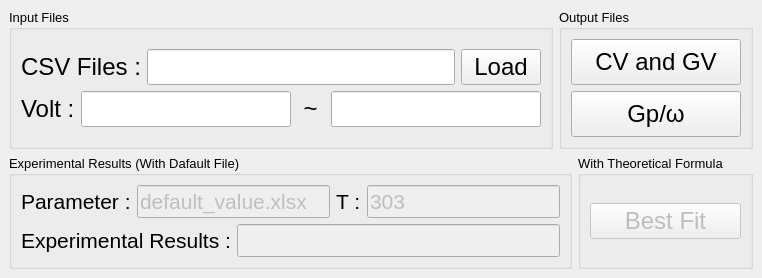
<?xml version="1.0" encoding="UTF-8"?>
<ui version="4.0">
 <class>MainWindow</class>
 <widget class="QMainWindow" name="MainWindow">
  <property name="geometry">
   <rect>
    <x>0</x>
    <y>0</y>
    <width>762</width>
    <height>278</height>
   </rect>
  </property>
  <property name="font">
   <font>
    <pointsize>18</pointsize>
   </font>
  </property>
  <property name="windowTitle">
   <string>BestFit_App</string>
  </property>
  <widget class="QWidget" name="centralwidget">
   <layout class="QGridLayout" name="gridLayout">
    <item row="1" column="0">
     <layout class="QVBoxLayout" name="verticalLayout_2">
      <item>
       <layout class="QHBoxLayout" name="horizontalLayout_7">
        <item>
         <layout class="QHBoxLayout" name="horizontalLayout_3">
          <item>
           <widget class="QGroupBox" name="groupBox_2">
            <property name="sizePolicy">
             <sizepolicy hsizetype="Expanding" vsizetype="Expanding">
              <horstretch>0</horstretch>
              <verstretch>0</verstretch>
             </sizepolicy>
            </property>
            <property name="font">
             <font>
              <pointsize>10</pointsize>
              <weight>50</weight>
              <bold>false</bold>
             </font>
            </property>
            <property name="title">
             <string>Input Files</string>
            </property>
            <layout class="QGridLayout" name="gridLayout_4">
             <item row="0" column="0">
              <layout class="QVBoxLayout" name="verticalLayout">
               <item>
                <layout class="QHBoxLayout" name="horizontalLayout">
                 <item>
                  <widget class="QLabel" name="label">
                   <property name="font">
                    <font>
                     <pointsize>18</pointsize>
                     <weight>50</weight>
                     <bold>false</bold>
                    </font>
                   </property>
                   <property name="text">
                    <string>CSV Files :</string>
                   </property>
                  </widget>
                 </item>
                 <item>
                  <widget class="QLineEdit" name="txt_file">
                   <property name="font">
                    <font>
                     <pointsize>18</pointsize>
                    </font>
                   </property>
                  </widget>
                 </item>
                 <item>
                  <widget class="QPushButton" name="btn_load">
                   <property name="font">
                    <font>
                     <pointsize>18</pointsize>
                    </font>
                   </property>
                   <property name="text">
                    <string>Load</string>
                   </property>
                  </widget>
                 </item>
                </layout>
               </item>
               <item>
                <layout class="QHBoxLayout" name="horizontalLayout_2">
                 <item>
                  <widget class="QLabel" name="label_2">
                   <property name="font">
                    <font>
                     <pointsize>18</pointsize>
                     <weight>50</weight>
                     <bold>false</bold>
                    </font>
                   </property>
                   <property name="text">
                    <string>Volt :</string>
                   </property>
                  </widget>
                 </item>
                 <item>
                  <widget class="QLineEdit" name="txt_v1">
                   <property name="font">
                    <font>
                     <pointsize>18</pointsize>
                    </font>
                   </property>
                  </widget>
                 </item>
                 <item>
                  <widget class="QLabel" name="label_3">
                   <property name="font">
                    <font>
                     <pointsize>18</pointsize>
                     <weight>50</weight>
                     <bold>false</bold>
                    </font>
                   </property>
                   <property name="text">
                    <string> ~ </string>
                   </property>
                  </widget>
                 </item>
                 <item>
                  <widget class="QLineEdit" name="txt_v2">
                   <property name="font">
                    <font>
                     <pointsize>18</pointsize>
                    </font>
                   </property>
                  </widget>
                 </item>
                </layout>
               </item>
              </layout>
             </item>
            </layout>
           </widget>
          </item>
          <item>
           <widget class="QGroupBox" name="groupBox">
            <property name="sizePolicy">
             <sizepolicy hsizetype="Preferred" vsizetype="Preferred">
              <horstretch>0</horstretch>
              <verstretch>0</verstretch>
             </sizepolicy>
            </property>
            <property name="font">
             <font>
              <pointsize>10</pointsize>
             </font>
            </property>
            <property name="title">
             <string>Output Files</string>
            </property>
            <layout class="QGridLayout" name="gridLayout_3">
             <item row="1" column="0">
              <layout class="QVBoxLayout" name="verticalLayout_4">
               <item>
                <widget class="QPushButton" name="btn_CV_GV">
                 <property name="sizePolicy">
                  <sizepolicy hsizetype="MinimumExpanding" vsizetype="MinimumExpanding">
                   <horstretch>0</horstretch>
                   <verstretch>0</verstretch>
                  </sizepolicy>
                 </property>
                 <property name="font">
                  <font>
                   <pointsize>18</pointsize>
                   <weight>50</weight>
                   <bold>false</bold>
                  </font>
                 </property>
                 <property name="text">
                  <string>CV and GV</string>
                 </property>
                </widget>
               </item>
               <item>
                <widget class="QPushButton" name="btn_GP_W">
                 <property name="sizePolicy">
                  <sizepolicy hsizetype="MinimumExpanding" vsizetype="MinimumExpanding">
                   <horstretch>0</horstretch>
                   <verstretch>0</verstretch>
                  </sizepolicy>
                 </property>
                 <property name="font">
                  <font>
                   <pointsize>18</pointsize>
                   <weight>50</weight>
                   <bold>false</bold>
                  </font>
                 </property>
                 <property name="text">
                  <string>Gp/ω</string>
                 </property>
                 <property name="autoDefault">
                  <bool>true</bool>
                 </property>
                </widget>
               </item>
              </layout>
             </item>
            </layout>
           </widget>
          </item>
         </layout>
        </item>
       </layout>
      </item>
      <item>
       <layout class="QHBoxLayout" name="horizontalLayout_6">
        <item>
         <widget class="QGroupBox" name="horizontalGroupBox_2">
          <property name="enabled">
           <bool>true</bool>
          </property>
          <property name="font">
           <font>
            <pointsize>10</pointsize>
           </font>
          </property>
          <property name="title">
           <string>Experimental Results (With Dafault File)</string>
          </property>
          <layout class="QGridLayout" name="gridLayout_2">
           <item row="0" column="0" colspan="2">
            <layout class="QVBoxLayout" name="verticalLayout_3">
             <item>
              <layout class="QHBoxLayout" name="horizontalLayout_4">
               <property name="spacing">
                <number>6</number>
               </property>
               <property name="leftMargin">
                <number>0</number>
               </property>
               <item>
                <widget class="QLabel" name="label_4">
                 <property name="enabled">
                  <bool>true</bool>
                 </property>
                 <property name="font">
                  <font>
                   <pointsize>16</pointsize>
                  </font>
                 </property>
                 <property name="text">
                  <string>Parameter :</string>
                 </property>
                </widget>
               </item>
               <item>
                <widget class="QLineEdit" name="txt_default_file">
                 <property name="enabled">
                  <bool>false</bool>
                 </property>
                 <property name="font">
                  <font>
                   <pointsize>16</pointsize>
                  </font>
                 </property>
                 <property name="text">
                  <string>default_value.xlsx</string>
                 </property>
                </widget>
               </item>
               <item>
                <widget class="QLabel" name="label_5">
                 <property name="enabled">
                  <bool>true</bool>
                 </property>
                 <property name="font">
                  <font>
                   <pointsize>16</pointsize>
                  </font>
                 </property>
                 <property name="text">
                  <string>T :</string>
                 </property>
                </widget>
               </item>
               <item>
                <widget class="QLineEdit" name="txt_deault_T">
                 <property name="enabled">
                  <bool>false</bool>
                 </property>
                 <property name="font">
                  <font>
                   <pointsize>16</pointsize>
                  </font>
                 </property>
                 <property name="text">
                  <string>303</string>
                 </property>
                </widget>
               </item>
              </layout>
             </item>
             <item>
              <layout class="QHBoxLayout" name="horizontalLayout_5">
               <item>
                <widget class="QLabel" name="label_6">
                 <property name="enabled">
                  <bool>true</bool>
                 </property>
                 <property name="font">
                  <font>
                   <pointsize>16</pointsize>
                  </font>
                 </property>
                 <property name="text">
                  <string>Experimental Results :</string>
                 </property>
                </widget>
               </item>
               <item>
                <widget class="QLineEdit" name="txt_excel">
                 <property name="enabled">
                  <bool>false</bool>
                 </property>
                 <property name="font">
                  <font>
                   <pointsize>16</pointsize>
                  </font>
                 </property>
                 <property name="text">
                  <string/>
                 </property>
                </widget>
               </item>
              </layout>
             </item>
            </layout>
           </item>
          </layout>
         </widget>
        </item>
        <item>
         <widget class="QGroupBox" name="horizontalGroupBox_3">
          <property name="font">
           <font>
            <pointsize>10</pointsize>
           </font>
          </property>
          <property name="title">
           <string>With Theoretical Formula</string>
          </property>
          <layout class="QGridLayout" name="gridLayout_5">
           <item row="0" column="0">
            <layout class="QVBoxLayout" name="verticalLayout_5">
             <item>
              <widget class="QPushButton" name="btn_fit">
               <property name="enabled">
                <bool>false</bool>
               </property>
               <property name="font">
                <font>
                 <pointsize>18</pointsize>
                </font>
               </property>
               <property name="text">
                <string>Best Fit</string>
               </property>
              </widget>
             </item>
            </layout>
           </item>
          </layout>
         </widget>
        </item>
       </layout>
      </item>
     </layout>
    </item>
   </layout>
  </widget>
 </widget>
 <resources/>
 <connections/>
</ui>
